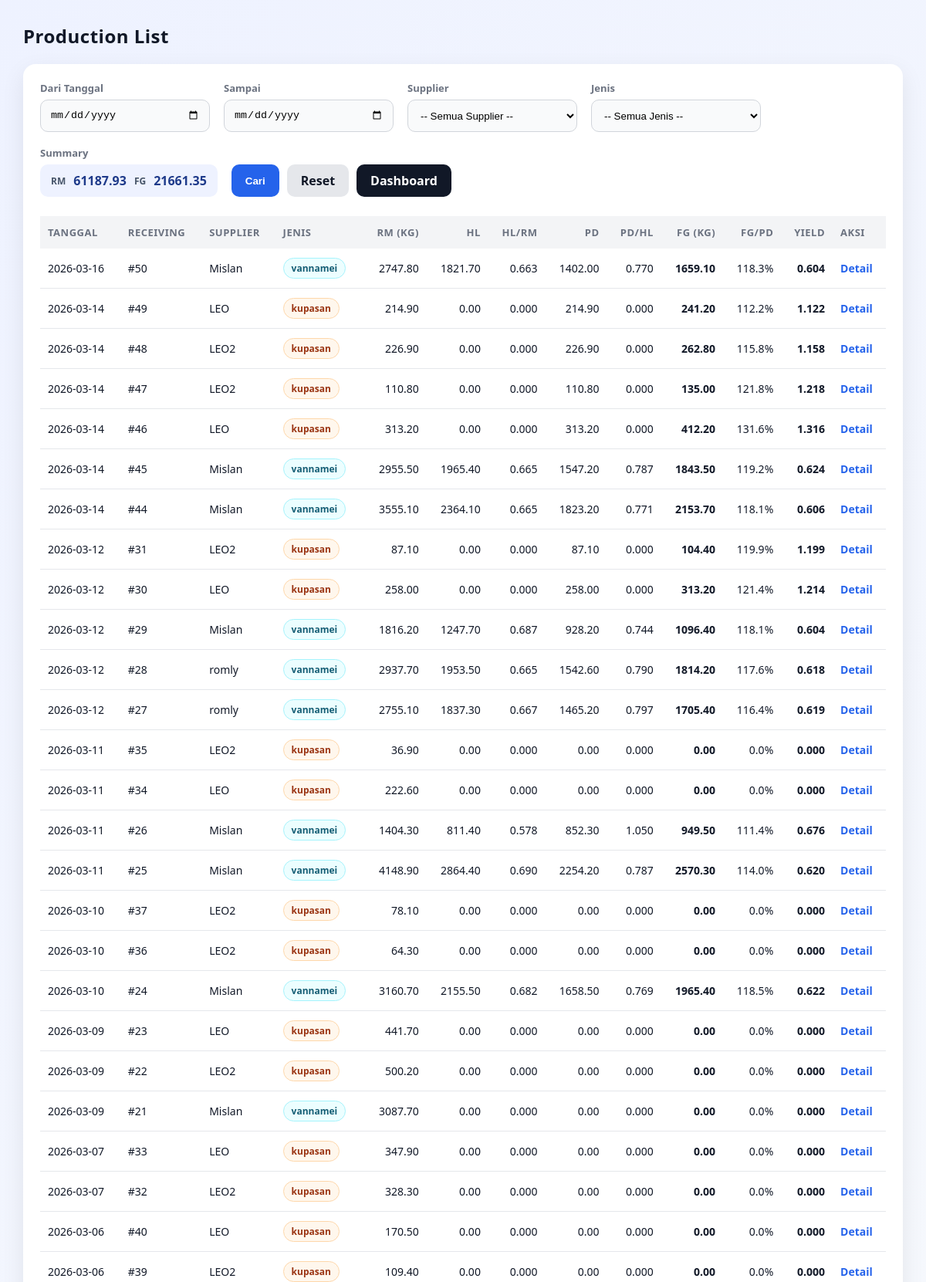
Page /production/list (upper part) on the committed database.
### tables this page shows
CREATE TABLE receiving_header (
            id INTEGER PRIMARY KEY AUTOINCREMENT,
            receiving_no INTEGER NOT NULL UNIQUE,
            tanggal TEXT NOT NULL,
            supplier TEXT NOT NULL,
            jenis TEXT NOT NULL,
            fiber REAL DEFAULT 0,
            created_at TEXT DEFAULT (datetime('now','localtime'))
        );

### production/routes.py (the view)
@production_bp.route("/list")
def production_list():
    start = (request.args.get("start") or "").strip()
    end = (request.args.get("end") or "").strip()
    supplier = (request.args.get("supplier") or "").strip()
    jenis = (request.args.get("jenis") or "").strip().lower()
    conn = get_conn()
    try:
        rows = conn.execute("""
            SELECT
                rh.tanggal,
                rh.id AS receiving_id,
                rh.receiving_no,
                rh.supplier,
                rh.jenis,

                COALESCE(rm.rm_kg, 0) AS rm_kg,
                COALESCE(p.hl_kg, 0) AS hl_kg,
                COALESCE(pack.pd_kg, 0) AS pd_kg,
                COALESCE(pack.fg_kg, 0) AS fg_kg

            FROM receiving_header rh

            LEFT JOIN (
                SELECT header_id, SUM(netto) AS rm_kg
                FROM receiving_item
                GROUP BY header_id
            ) rm ON rm.header_id = rh.id

            LEFT JOIN production p ON p.receiving_id = rh.id

            LEFT JOIN (
                SELECT
                    production_id,
                    SUM(kupas_kg) AS pd_kg,
                    SUM((mc_qty * packs_per_mc + pack_qty) * pack_weight_g / 1000.0) AS fg_kg
                FROM production_packing
                GROUP BY production_id
            ) pack ON pack.production_id = p.id

            WHERE 1=1
              AND (? = '' OR rh.tanggal >= ?)
              AND (? = '' OR rh.tanggal <= ?)
              AND (? = '' OR LOWER(rh.supplier) = LOWER(?))
              AND (? = '' OR LOWER(rh.jenis) = ?)

            ORDER BY rh.tanggal DESC, rh.id DESC
        """, (
            start, start,
            end, end,
            supplier, supplier,
            jenis, jenis
        )).fetchall()
        rows = [dict(r) for r in rows]
        total_rm = sum((r.get("rm_kg") or 0) for r in rows)
        total_fg = sum((r.get("fg_kg") or 0) for r in rows)
        return render_template(
            "production/list.html",
            rows=rows,
            start=start,
            end=end,
            supplier=supplier,
            jenis=jenis,
            total_rm=total_rm,
            total_fg=total_fg
        )
    finally:
        conn.close()

### helpers/db.py (called while the page is built)
def get_conn():
    conn = sqlite3.connect(DB_PATH, timeout=30)
    conn.row_factory = sqlite3.Row
    conn.execute("PRAGMA foreign_keys = ON;")
    conn.execute("PRAGMA journal_mode = WAL;")
    return conn

### templates/production/list.html (shortened to what this page needs)
<!doctype html>
<html lang="id">
<head>
</head>
<body>
<div class="top">
  <h2>Production List</h2>
</div>
<div class="card">
  <form method="get" action="/production/list" class="filter-row">
    <div class="filter-item">
      <label>Dari Tanggal</label>
      <input type="date" name="start" value="{{ start or '' }}">
    </div>
    <div class="filter-item">
      <label>Sampai</label>
      <input type="date" name="end" value="{{ end or '' }}">
    </div>
    <div class="filter-item">
      <label>Supplier</label>
      <select id="supplier" name="supplier"></select>
    </div>
    <div class="filter-item">
      <label>Jenis</label>
      <select id="jenis" name="jenis"></select>
    </div>
    <div class="filter-item">
      <label>Summary</label>
      <div class="summary-pill">
        <span>RM</span> {{ "%.2f"|format(total_rm or 0) }}
        <span>FG</span> {{ "%.2f"|format(total_fg or 0) }}
      </div>
    </div>
    <div class="filter-actions">
      <button class="btn btn-primary" type="submit">Cari</button>
      <a class="btn btn-ghost" href="/production/list">Reset</a>
      <a class="btn btn-secondary" href="/dashboard">Dashboard</a>
    </div>
  </form>
  <table>
    <thead>
      <tr>
        <th>Tanggal</th>
        <th>Receiving</th>
        <th>Supplier</th>
        <th>Jenis</th>
        <th class="right">RM (kg)</th>
        <th class="right">HL</th>
        <th class="right">HL/RM</th>
        <th class="right">PD</th>
        <th class="right">PD/HL</th>
        <th class="right">FG (kg)</th>
        <th class="right">FG/PD</th>
        <th class="right">Yield</th>
        <th>Aksi</th>
      </tr>
    </thead>
    <tbody>
      {% for r in rows %}
        {% set rm = r.rm_kg or 0 %}
        {% set hl = r.hl_kg or 0 %}
        {% set pd = r.pd_kg or 0 %}
        {% set fg = r.fg_kg or 0 %}
        <tr>
          <td>{{ r.tanggal }}</td>
          <td>#{{ r.receiving_id }}</td>
          <td>{{ r.supplier }}</td>
          <td>
            {% set j = (r.jenis or '')|lower %}
            <span class="pill {{ j }}">{{ r.jenis or '-' }}</span>
          </td>
          <td class="right">{{ "%.2f"|format(rm) }}</td>
          <td class="right">{{ "%.2f"|format(hl) }}</td>
          <td class="right">{{ "%.3f"|format(hl/rm if rm>0 else 0) }}</td>
          <td class="right">{{ "%.2f"|format(pd) }}</td>
          <td class="right">{{ "%.3f"|format(pd/hl if hl>0 else 0) }}</td>
          <td class="right total-bold">{{ "%.2f"|format(fg) }}</td>
          <td class="right">{{ "%.1f"|format((fg/pd*100) if pd>0 else 0) }}%</td>
          <td class="right total-bold">{{ "%.3f"|format(fg/rm if rm>0 else 0) }}</td>
          <td>
            <div class="aksi">
              <a href="/production/detail/{{ r.receiving_id }}">Detail</a>
            </div>
          </td>
        </tr>
      {% endfor %}
    </tbody>
  </table>
</div>
</body>
</html>

### templates/production/list.html (style rules this page uses)
* { box-sizing:border-box }
body { font-family: system-ui, -apple-system, 'Segoe UI', Arial, sans-serif; margin:0; padding:30px; background:linear-gradient(135deg,#eef2ff,#f8fafc); color:#111827; }
h2 { margin:0;font-weight:800;letter-spacing:.5px }
.top { display:flex;justify-content:space-between;align-items:center;margin-bottom:20px }
.card { background:#fff;border-radius:16px;padding:22px;box-shadow:0 10px 30px rgba(0,0,0,.08) }
.filter-row { display:flex;flex-wrap:wrap;gap:18px;align-items:flex-end }
.filter-item { display:flex;flex-direction:column;gap:6px }
.filter-item label { font-size:13px;font-weight:600;color:#6b7280 }
.filter-item input,.filter-item select { width:220px;height:42px;padding:10px 12px;border-radius:10px;border:1px solid #d1d5db; background:#f9fafb;transition:.2s }
.summary-pill { height:42px;display:flex;align-items:center;justify-content:flex-end; padding:0 14px;border-radius:10px;background:#eef2ff; font-weight:800;color:#1e3a8a;gap:10px }
.summary-pill span { font-size:12px;color:#475569;font-weight:700 }
.filter-actions { display:flex;gap:10px;flex-wrap:wrap }
.btn { height:42px;padding:0 18px;border-radius:10px;border:none;cursor:pointer; font-weight:700;transition:.2s;display:flex;align-items:center;justify-content:center; text-decoration:none }
.btn-primary { background:#2563eb;color:#fff }
.btn-secondary { background:#111827;color:#fff }
.btn-ghost { background:#e5e7eb;color:#111827 }
table { width:100%;border-collapse:collapse;margin-top:25px;font-size:14px }
thead { background:#f3f4f6 }
th,td { padding:12px 10px;text-align:left }
th { font-size:13px;text-transform:uppercase;letter-spacing:.5px;color:#6b7280 }
tbody tr { border-bottom:1px solid #e5e7eb;transition:.15s }
.right { text-align:right }
.total-bold { font-weight:800;color:#111827 }
.pill { display:inline-block;padding:4px 10px;border-radius:999px;font-size:12px;font-weight:700; background:#f3f4f6;color:#111827;border:1px solid #e5e7eb }
.pill.vannamei { background:#ecfeff;border-color:#a5f3fc;color:#155e75 }
.pill.kupasan { background:#fff7ed;border-color:#fed7aa;color:#9a3412 }
.aksi { display:flex;gap:12px }
.aksi a { font-weight:600;color:#2563eb;text-decoration:none }

### rows in the picture
receiving_header: tanggal "2026-03-16", receiving_id "50", supplier "Mislan", jenis "vannamei", rm "2747.80", hl "1821.70", hl "0.663", pd "1402.00", pd "0.770", fg "1659.10", value "118.3", fg "0.604"
receiving_header: tanggal "2026-03-14", receiving_id "49", supplier "LEO", jenis "kupasan", rm "214.90", hl "0.00", hl "0.000", pd "214.90", pd "0.000", fg "241.20", value "112.2", fg "1.122"
receiving_header: tanggal "2026-03-14", receiving_id "48", supplier "LEO2", jenis "kupasan", rm "226.90", hl "0.00", hl "0.000", pd "226.90", pd "0.000", fg "262.80", value "115.8", fg "1.158"
receiving_header: tanggal "2026-03-14", receiving_id "47", supplier "LEO2", jenis "kupasan", rm "110.80", hl "0.00", hl "0.000", pd "110.80", pd "0.000", fg "135.00", value "121.8", fg "1.218"
receiving_header: tanggal "2026-03-14", receiving_id "46", supplier "LEO", jenis "kupasan", rm "313.20", hl "0.00", hl "0.000", pd "313.20", pd "0.000", fg "412.20", value "131.6", fg "1.316"
receiving_header: tanggal "2026-03-14", receiving_id "45", supplier "Mislan", jenis "vannamei", rm "2955.50", hl "1965.40", hl "0.665", pd "1547.20", pd "0.787", fg "1843.50", value "119.2", fg "0.624"
receiving_header: tanggal "2026-03-14", receiving_id "44", supplier "Mislan", jenis "vannamei", rm "3555.10", hl "2364.10", hl "0.665", pd "1823.20", pd "0.771", fg "2153.70", value "118.1", fg "0.606"
receiving_header: tanggal "2026-03-12", receiving_id "31", supplier "LEO2", jenis "kupasan", rm "87.10", hl "0.00", hl "0.000", pd "87.10", pd "0.000", fg "104.40", value "119.9", fg "1.199"
receiving_header: tanggal "2026-03-12", receiving_id "30", supplier "LEO", jenis "kupasan", rm "258.00", hl "0.00", hl "0.000", pd "258.00", pd "0.000", fg "313.20", value "121.4", fg "1.214"
receiving_header: tanggal "2026-03-12", receiving_id "29", supplier "Mislan", jenis "vannamei", rm "1816.20", hl "1247.70", hl "0.687", pd "928.20", pd "0.744", fg "1096.40", value "118.1", fg "0.604"
receiving_header: tanggal "2026-03-12", receiving_id "28", supplier "romly", jenis "vannamei", rm "2937.70", hl "1953.50", hl "0.665", pd "1542.60", pd "0.790", fg "1814.20", value "117.6", fg "0.618"
receiving_header: tanggal "2026-03-12", receiving_id "27", supplier "romly", jenis "vannamei", rm "2755.10", hl "1837.30", hl "0.667", pd "1465.20", pd "0.797", fg "1705.40", value "116.4", fg "0.619"
receiving_header: tanggal "2026-03-11", receiving_id "35", supplier "LEO2", jenis "kupasan", rm "36.90", hl "0.00", hl "0.000", pd "0.00", pd "0.000", fg "0.00", value "0.0", fg "0.000"
receiving_header: tanggal "2026-03-11", receiving_id "34", supplier "LEO", jenis "kupasan", rm "222.60", hl "0.00", hl "0.000", pd "0.00", pd "0.000", fg "0.00", value "0.0", fg "0.000"
receiving_header: tanggal "2026-03-11", receiving_id "26", supplier "Mislan", jenis "vannamei", rm "1404.30", hl "811.40", hl "0.578", pd "852.30", pd "1.050", fg "949.50", value "111.4", fg "0.676"
receiving_header: tanggal "2026-03-11", receiving_id "25", supplier "Mislan", jenis "vannamei", rm "4148.90", hl "2864.40", hl "0.690", pd "2254.20", pd "0.787", fg "2570.30", value "114.0", fg "0.620"
receiving_header: tanggal "2026-03-10", receiving_id "37", supplier "LEO2", jenis "kupasan", rm "78.10", hl "0.00", hl "0.000", pd "0.00", pd "0.000", fg "0.00", value "0.0", fg "0.000"
receiving_header: tanggal "2026-03-10", receiving_id "36", supplier "LEO2", jenis "kupasan", rm "64.30", hl "0.00", hl "0.000", pd "0.00", pd "0.000", fg "0.00", value "0.0", fg "0.000"
receiving_header: tanggal "2026-03-10", receiving_id "24", supplier "Mislan", jenis "vannamei", rm "3160.70", hl "2155.50", hl "0.682", pd "1658.50", pd "0.769", fg "1965.40", value "118.5", fg "0.622"
receiving_header: tanggal "2026-03-09", receiving_id "23", supplier "LEO", jenis "kupasan", rm "441.70", hl "0.00", hl "0.000", pd "0.00", pd "0.000", fg "0.00", value "0.0", fg "0.000"
receiving_header: tanggal "2026-03-09", receiving_id "22", supplier "LEO2", jenis "kupasan", rm "500.20", hl "0.00", hl "0.000", pd "0.00", pd "0.000", fg "0.00", value "0.0", fg "0.000"
receiving_header: tanggal "2026-03-09", receiving_id "21", supplier "Mislan", jenis "vannamei", rm "3087.70", hl "0.00", hl "0.000", pd "0.00", pd "0.000", fg "0.00", value "0.0", fg "0.000"
receiving_header: tanggal "2026-03-07", receiving_id "33", supplier "LEO", jenis "kupasan", rm "347.90", hl "0.00", hl "0.000", pd "0.00", pd "0.000", fg "0.00", value "0.0", fg "0.000"
receiving_header: tanggal "2026-03-07", receiving_id "32", supplier "LEO2", jenis "kupasan", rm "328.30", hl "0.00", hl "0.000", pd "0.00", pd "0.000", fg "0.00", value "0.0", fg "0.000"
receiving_header: tanggal "2026-03-06", receiving_id "40", supplier "LEO", jenis "kupasan", rm "170.50", hl "0.00", hl "0.000", pd "0.00", pd "0.000", fg "0.00", value "0.0", fg "0.000"
receiving_header: tanggal "2026-03-06", receiving_id "39", supplier "LEO2", jenis "kupasan", rm "109.40", hl "0.00", hl "0.000", pd "0.00", pd "0.000", fg "0.00", value "0.0", fg "0.000"

### other values in the picture
{{ "%.2f"|format(total_rm or 0) }} "61187.93"
{{ "%.2f"|format(total_fg or 0) }} "21661.35"
